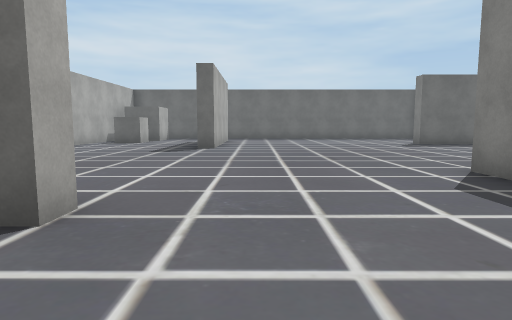
[1] (above)

24 first-person views from a walk through a Unity game level. The camera is 1.4 m above the floor, tilts 6° down and sees 75° across. The floor is counted in squares, 2 m on a side. Each view is taken from the middle of a square. On the plan, view 1 faces up. The plan holds only what a view shows up to about 10 squares ahead; the rest is blank. The place goes on beyond the plan. The player is left out. Some surface patterns are stand-ins.

[2]
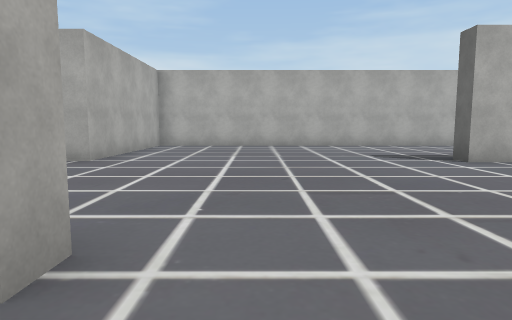

[3]
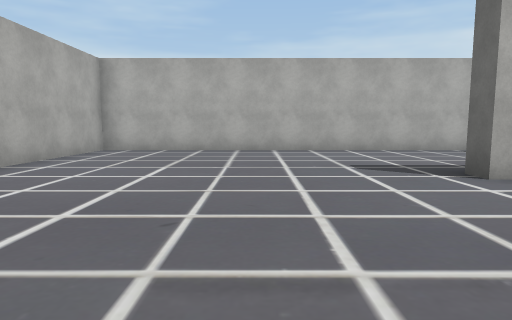

[4]
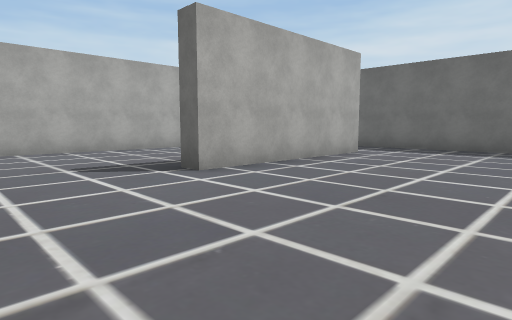

[5]
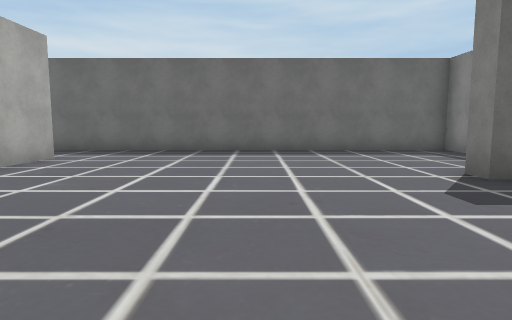

[6]
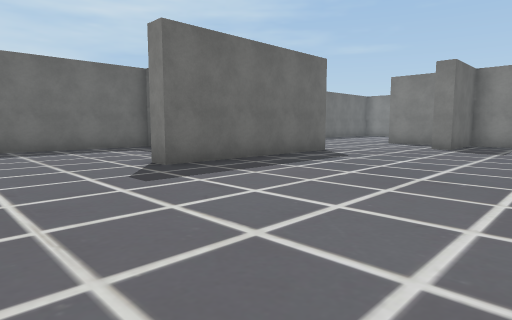

[7]
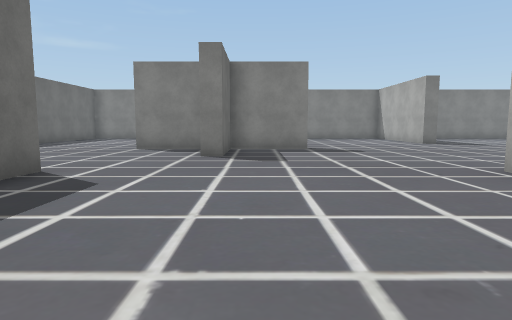

[8]
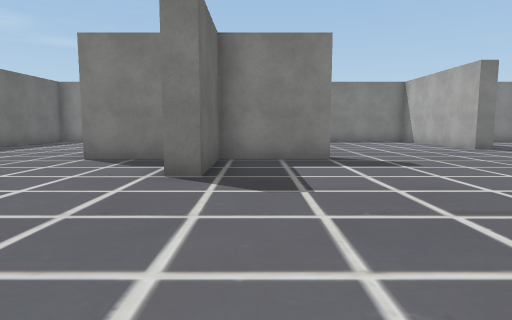

[9]
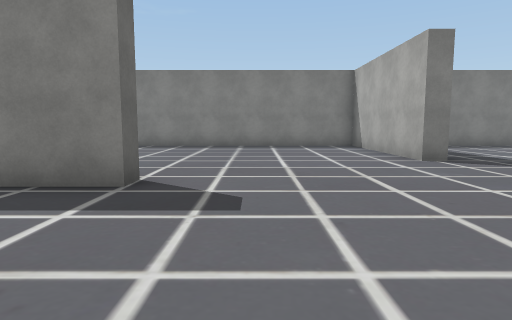

[10]
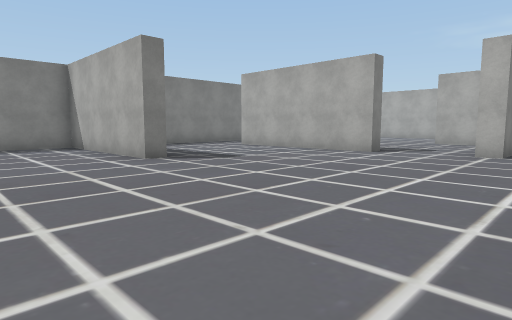

[11]
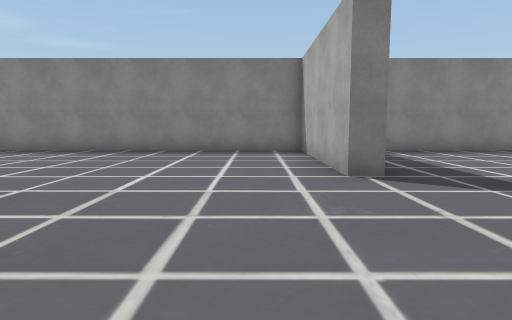

[12]
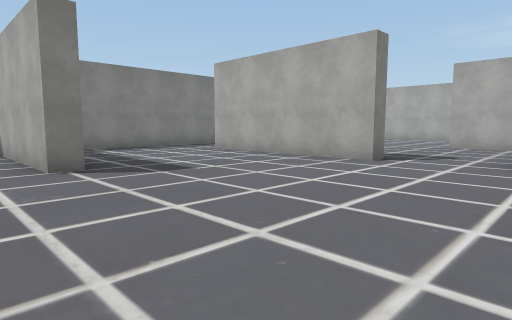

[13]
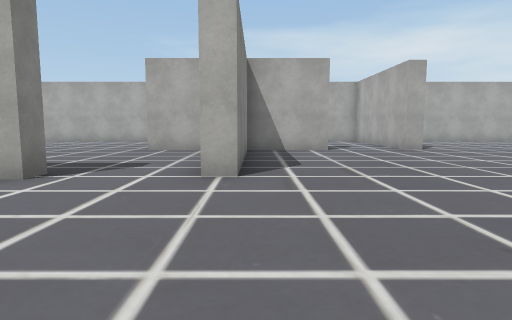

[14]
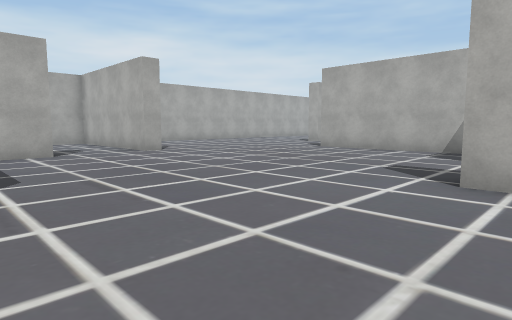

[15]
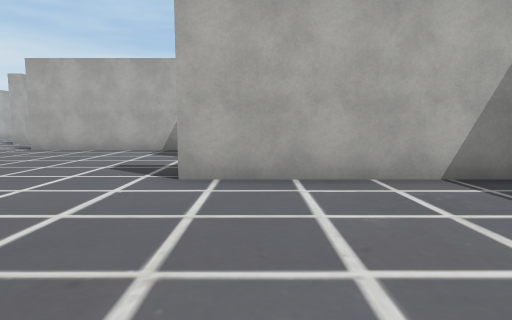

[16]
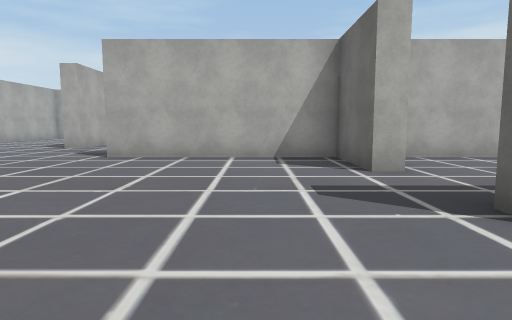

[17]
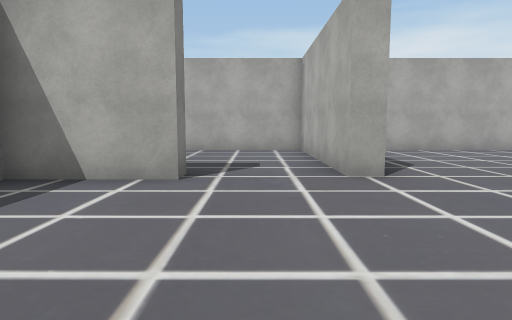

[18]
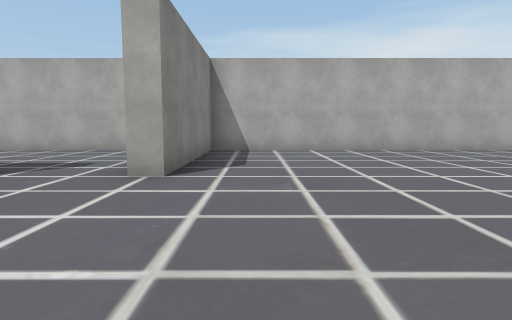

[19]
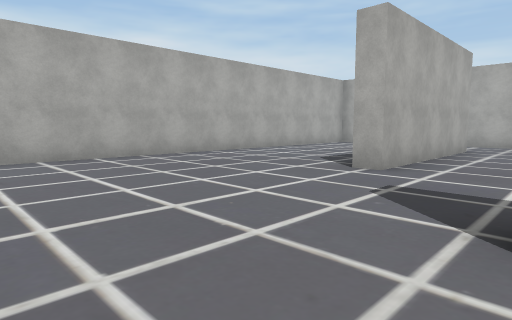

[20]
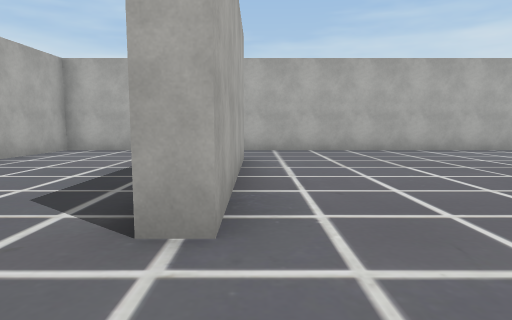

[21]
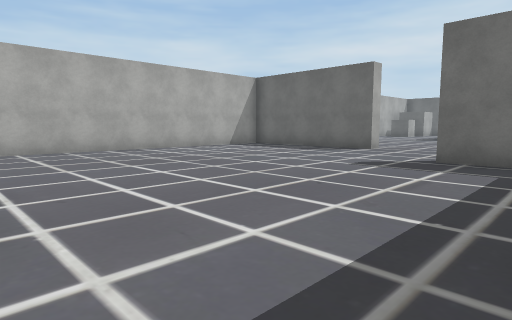

[22]
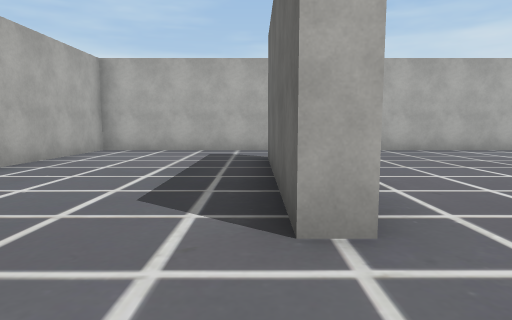

[23]
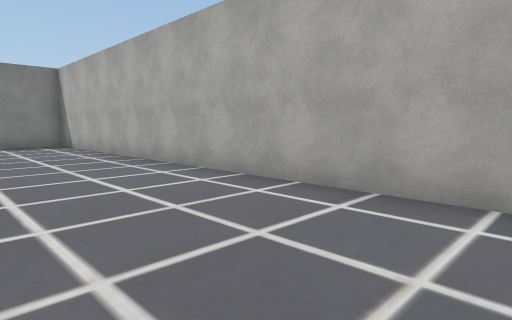

[24]
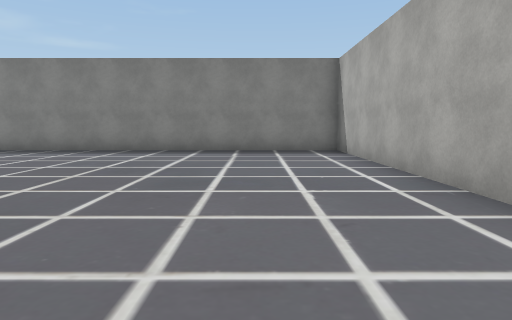

### Floor plan
Points are (right, up) in squares from view 1. A wall is a line through its corners. A room is listed if a view was taken in it or the views show most of it. See-through windows are left out.
Room 1 (view 1)
walls: (-4, -7.2) (1, -7.2); (2.1, -0.2) (1, -0.2); (-6.2, 0.1) (-6.2, -6.6); (-1.5, 2.3) (-2, 2.3)
ways out: opening at (-5, -6.3) to room 2; opening at (0.5, 1) to room 2; opening at (2, -6.5) to room 2
Room 2 (views 2, 3, 4, 5, 6, 7, 8, 9, 10, 11, 12, 13, 14, 15, 16, 17, 18, 19, 20, 21, 22, 23, 24)
walls: (8.7, 4.4) (8.7, 0); (6, 0.4) (6, -0.2) (3.7, -0.2) (3.7, -5.2); (3.7, 3.4) (3.7, 1.2); (3.3, 4.1) (3.3, 5) (3.8, 5); (16.2, 7.5) (15.7, 7.5) (15.7, 9.7) (13.5, 9.7) (13.5, 10.2); (16, -2.9) (16, -2.3) (21, -2.3); (18.5, 2.1) (18.5, 2.7) (23.2, 2.7) (23.2, 11.1); (11.1, 12.2) (6, 12.2) (6, 12.8); (15.7, 10.5) (15.7, 12.5); (11, -7.8) (11, -7.2) (13.2, -7.2) (13.2, -2.5) (13.8, -2.5); (14.4, -7.2) (16, -7.2); (8.2, 16.2) (8.2, 17.2) (-2.6, 17.2); (1, -7.2) (1, -7.7) (-4, -7.7); (-1.2, 15) (-1.2, 10) (-1.8, 10); (-6.2, -6.6) (-6.2, -12.3) (-2.5, -12.3); (-1, -12.3) (8.2, -12.3) (8.2, -7.5) (8.7, -7.5) (8.7, -12.3) (23.2, -12.3) (23.2, 0.8); (-6.2, 12.9) (-6.2, 2.7) (-1.5, 2.7) (-1.5, 2.3)
ways out: opening at (-5, -6.3) to room 1; opening at (0.5, 1) to room 1; opening at (2, -6.5) to room 1

Positions as (right, up) in squares from view 1, and headings:
1: (0, 0), facing up
2: (5, 6), facing left
3: (3, 7), facing left
4: (3, 7), facing up-left
5: (3, 8), facing up
6: (3, 7), facing up-right
7: (6, 9), facing right
8: (9, 9), facing right
9: (12, 6), facing right
10: (12, 6), facing down-right
11: (14, 4), facing right
12: (13, 4), facing down-right
13: (13, 2), facing down
14: (13, 1), facing down-left
15: (13, 1), facing left
16: (11, -2), facing left
17: (10, -3), facing down
18: (7, -3), facing down
19: (6, -5), facing down-left
20: (3, -7), facing left
21: (3, -7), facing up-left
22: (3, -8), facing left
23: (11, -9), facing down-right
24: (14, -10), facing right
